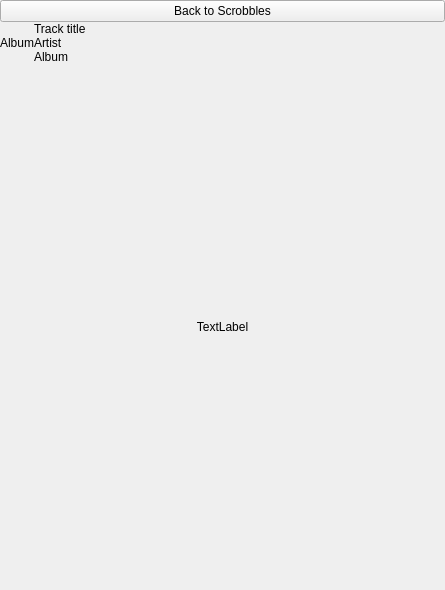
<?xml version="1.0" encoding="UTF-8"?>
<ui version="4.0">
 <class>MetadataWidget</class>
 <widget class="QWidget" name="MetadataWidget">
  <property name="geometry">
   <rect>
    <x>0</x>
    <y>0</y>
    <width>445</width>
    <height>590</height>
   </rect>
  </property>
  <property name="windowTitle">
   <string notr="true">Form</string>
  </property>
  <layout class="QVBoxLayout" name="verticalLayout">
   <property name="spacing">
    <number>0</number>
   </property>
   <property name="margin">
    <number>0</number>
   </property>
   <item>
    <widget class="QPushButton" name="back">
     <property name="text">
      <string>Back to Scrobbles</string>
     </property>
    </widget>
   </item>
   <item>
    <widget class="QScrollArea" name="scrollArea">
     <property name="enabled">
      <bool>true</bool>
     </property>
     <property name="frameShape">
      <enum>QFrame::NoFrame</enum>
     </property>
     <property name="horizontalScrollBarPolicy">
      <enum>Qt::ScrollBarAlwaysOff</enum>
     </property>
     <property name="widgetResizable">
      <bool>true</bool>
     </property>
     <widget class="QFrame" name="scrollAreaWidgetContents">
      <property name="geometry">
       <rect>
        <x>0</x>
        <y>0</y>
        <width>433</width>
        <height>566</height>
       </rect>
      </property>
      <property name="autoFillBackground">
       <bool>true</bool>
      </property>
      <layout class="QVBoxLayout" name="verticalLayout_3" stretch="0,1">
       <property name="spacing">
        <number>0</number>
       </property>
       <property name="margin">
        <number>0</number>
       </property>
       <item>
        <widget class="QFrame" name="trackDetails">
         <property name="frameShape">
          <enum>QFrame::NoFrame</enum>
         </property>
         <property name="frameShadow">
          <enum>QFrame::Raised</enum>
         </property>
         <layout class="QHBoxLayout" name="horizontalLayout" stretch="0,1">
          <property name="spacing">
           <number>0</number>
          </property>
          <property name="margin">
           <number>0</number>
          </property>
          <item>
           <widget class="HttpImageWidget" name="albumImage">
            <property name="text">
             <string notr="true">Album</string>
            </property>
           </widget>
          </item>
          <item>
           <layout class="QVBoxLayout" name="verticalLayout_2">
            <property name="spacing">
             <number>0</number>
            </property>
            <item>
             <widget class="unicorn::Label" name="trackTitle">
              <property name="text">
               <string notr="true">Track title</string>
              </property>
              <property name="textFormat">
               <enum>Qt::RichText</enum>
              </property>
              <property name="wordWrap">
               <bool>true</bool>
              </property>
              <property name="openExternalLinks">
               <bool>false</bool>
              </property>
             </widget>
            </item>
            <item>
             <widget class="unicorn::Label" name="trackArtist">
              <property name="text">
               <string notr="true">Artist</string>
              </property>
              <property name="textFormat">
               <enum>Qt::RichText</enum>
              </property>
              <property name="wordWrap">
               <bool>true</bool>
              </property>
              <property name="openExternalLinks">
               <bool>false</bool>
              </property>
             </widget>
            </item>
            <item>
             <widget class="ScrobbleControls" name="scrobbleControls">
              <property name="frameShape">
               <enum>QFrame::StyledPanel</enum>
              </property>
              <property name="frameShadow">
               <enum>QFrame::Raised</enum>
              </property>
             </widget>
            </item>
            <item>
             <widget class="unicorn::Label" name="trackAlbum">
              <property name="text">
               <string notr="true">Album</string>
              </property>
              <property name="textFormat">
               <enum>Qt::RichText</enum>
              </property>
              <property name="wordWrap">
               <bool>true</bool>
              </property>
              <property name="openExternalLinks">
               <bool>false</bool>
              </property>
             </widget>
            </item>
            <item>
             <spacer name="verticalSpacer">
              <property name="orientation">
               <enum>Qt::Vertical</enum>
              </property>
              <property name="sizeHint" stdset="0">
               <size>
                <width>20</width>
                <height>0</height>
               </size>
              </property>
             </spacer>
            </item>
           </layout>
          </item>
         </layout>
        </widget>
       </item>
       <item>
        <widget class="unicorn::StackedWidget" name="loadingStack">
         <property name="currentIndex">
          <number>1</number>
         </property>
         <widget class="QWidget" name="content">
          <layout class="QVBoxLayout" name="verticalLayout_8">
           <property name="spacing">
            <number>0</number>
           </property>
           <property name="margin">
            <number>0</number>
           </property>
           <item>
            <widget class="ContextLabel" name="context">
             <property name="text">
              <string notr="true">Context</string>
             </property>
             <property name="textFormat">
              <enum>Qt::RichText</enum>
             </property>
             <property name="wordWrap">
              <bool>true</bool>
             </property>
            </widget>
           </item>
           <item>
            <widget class="QFrame" name="trackTagsFrame">
             <property name="frameShape">
              <enum>QFrame::NoFrame</enum>
             </property>
             <property name="frameShadow">
              <enum>QFrame::Raised</enum>
             </property>
             <layout class="QVBoxLayout" name="verticalLayout_5">
              <property name="spacing">
               <number>0</number>
              </property>
              <property name="margin">
               <number>0</number>
              </property>
              <item>
               <widget class="unicorn::Label" name="trackPopTags">
                <property name="text">
                 <string>Popular tags:</string>
                </property>
                <property name="textFormat">
                 <enum>Qt::RichText</enum>
                </property>
                <property name="wordWrap">
                 <bool>true</bool>
                </property>
               </widget>
              </item>
              <item>
               <widget class="unicorn::Label" name="trackYourTags">
                <property name="text">
                 <string>Your tags:</string>
                </property>
                <property name="textFormat">
                 <enum>Qt::RichText</enum>
                </property>
                <property name="wordWrap">
                 <bool>true</bool>
                </property>
               </widget>
              </item>
             </layout>
            </widget>
           </item>
           <item>
            <widget class="QFrame" name="artistFrame">
             <property name="frameShape">
              <enum>QFrame::NoFrame</enum>
             </property>
             <property name="frameShadow">
              <enum>QFrame::Raised</enum>
             </property>
             <layout class="QVBoxLayout" name="verticalLayout_4" stretch="0,0,0,0,0,0,0,0,0,0">
              <property name="spacing">
               <number>0</number>
              </property>
              <property name="margin">
               <number>0</number>
              </property>
              <item>
               <widget class="unicorn::Label" name="artistArtist">
                <property name="text">
                 <string notr="true">Artist</string>
                </property>
                <property name="textFormat">
                 <enum>Qt::RichText</enum>
                </property>
                <property name="openExternalLinks">
                 <bool>false</bool>
                </property>
               </widget>
              </item>
              <item>
               <widget class="BioWidget" name="artistBio">
                <property name="frameShape">
                 <enum>QFrame::NoFrame</enum>
                </property>
                <property name="openExternalLinks">
                 <bool>false</bool>
                </property>
                <property name="openLinks">
                 <bool>false</bool>
                </property>
               </widget>
              </item>
              <item>
               <widget class="QLabel" name="artistBioEdit">
                <property name="text">
                 <string notr="true">Edited</string>
                </property>
               </widget>
              </item>
              <item>
               <widget class="QFrame" name="artistStats">
                <property name="frameShape">
                 <enum>QFrame::NoFrame</enum>
                </property>
                <property name="frameShadow">
                 <enum>QFrame::Raised</enum>
                </property>
                <layout class="QGridLayout" name="gridLayout_2">
                 <property name="margin">
                  <number>0</number>
                 </property>
                 <property name="spacing">
                  <number>0</number>
                 </property>
                 <item row="0" column="0">
                  <widget class="QLabel" name="artistListeners">
                   <property name="text">
                    <string notr="true">0</string>
                   </property>
                  </widget>
                 </item>
                 <item row="1" column="0">
                  <widget class="QLabel" name="artistListenersLabel">
                   <property name="text">
                    <string notr="true">Listeners</string>
                   </property>
                  </widget>
                 </item>
                 <item row="0" column="2">
                  <widget class="QLabel" name="artistPlays">
                   <property name="text">
                    <string notr="true">0</string>
                   </property>
                  </widget>
                 </item>
                 <item row="0" column="4">
                  <widget class="QLabel" name="artistUserPlays">
                   <property name="text">
                    <string notr="true">0</string>
                   </property>
                  </widget>
                 </item>
                 <item row="1" column="2">
                  <widget class="QLabel" name="artistPlaysLabel">
                   <property name="text">
                    <string notr="true">Plays</string>
                   </property>
                  </widget>
                 </item>
                 <item row="1" column="4">
                  <widget class="QLabel" name="artistUserPlaysLabel">
                   <property name="text">
                    <string notr="true">Plays in your library</string>
                   </property>
                  </widget>
                 </item>
                 <item row="0" column="1" rowspan="2">
                  <widget class="QFrame" name="splitter3">
                   <property name="frameShape">
                    <enum>QFrame::NoFrame</enum>
                   </property>
                   <property name="frameShadow">
                    <enum>QFrame::Raised</enum>
                   </property>
                  </widget>
                 </item>
                 <item row="0" column="3" rowspan="2">
                  <widget class="QFrame" name="splitter4">
                   <property name="frameShape">
                    <enum>QFrame::NoFrame</enum>
                   </property>
                   <property name="frameShadow">
                    <enum>QFrame::Raised</enum>
                   </property>
                  </widget>
                 </item>
                </layout>
               </widget>
              </item>
              <item>
               <widget class="QFrame" name="artistTagsFrame">
                <property name="frameShape">
                 <enum>QFrame::NoFrame</enum>
                </property>
                <property name="frameShadow">
                 <enum>QFrame::Raised</enum>
                </property>
                <layout class="QVBoxLayout" name="verticalLayout_6">
                 <property name="spacing">
                  <number>0</number>
                 </property>
                 <property name="margin">
                  <number>0</number>
                 </property>
                 <item>
                  <widget class="unicorn::Label" name="artistPopTags">
                   <property name="text">
                    <string>Popular tags:</string>
                   </property>
                   <property name="textFormat">
                    <enum>Qt::RichText</enum>
                   </property>
                   <property name="wordWrap">
                    <bool>true</bool>
                   </property>
                  </widget>
                 </item>
                 <item>
                  <widget class="unicorn::Label" name="artistYourTags">
                   <property name="text">
                    <string>Your tags:</string>
                   </property>
                   <property name="textFormat">
                    <enum>Qt::RichText</enum>
                   </property>
                   <property name="wordWrap">
                    <bool>true</bool>
                   </property>
                  </widget>
                 </item>
                </layout>
               </widget>
              </item>
              <item>
               <widget class="QFrame" name="splitter">
                <property name="frameShape">
                 <enum>QFrame::StyledPanel</enum>
                </property>
                <property name="frameShadow">
                 <enum>QFrame::Raised</enum>
                </property>
               </widget>
              </item>
              <item>
               <widget class="QLabel" name="similarArtists">
                <property name="text">
                 <string>Similar Artists</string>
                </property>
               </widget>
              </item>
              <item>
               <widget class="QFrame" name="similarArtistFrame">
                <property name="frameShape">
                 <enum>QFrame::NoFrame</enum>
                </property>
                <property name="frameShadow">
                 <enum>QFrame::Raised</enum>
                </property>
                <layout class="QHBoxLayout" name="horizontalLayout_2">
                 <property name="spacing">
                  <number>0</number>
                 </property>
                 <property name="margin">
                  <number>0</number>
                 </property>
                 <item>
                  <widget class="SimilarArtistWidget" name="artist1">
                   <property name="text">
                    <string notr="true">Artist</string>
                   </property>
                   <property name="scaledContents">
                    <bool>true</bool>
                   </property>
                  </widget>
                 </item>
                 <item>
                  <spacer name="horizontalSpacer_7">
                   <property name="orientation">
                    <enum>Qt::Horizontal</enum>
                   </property>
                   <property name="sizeHint" stdset="0">
                    <size>
                     <width>0</width>
                     <height>20</height>
                    </size>
                   </property>
                  </spacer>
                 </item>
                 <item>
                  <widget class="SimilarArtistWidget" name="artist2">
                   <property name="text">
                    <string notr="true">Artist</string>
                   </property>
                   <property name="scaledContents">
                    <bool>true</bool>
                   </property>
                  </widget>
                 </item>
                 <item>
                  <spacer name="horizontalSpacer_6">
                   <property name="orientation">
                    <enum>Qt::Horizontal</enum>
                   </property>
                   <property name="sizeHint" stdset="0">
                    <size>
                     <width>0</width>
                     <height>20</height>
                    </size>
                   </property>
                  </spacer>
                 </item>
                 <item>
                  <widget class="SimilarArtistWidget" name="artist3">
                   <property name="text">
                    <string notr="true">Artist</string>
                   </property>
                   <property name="scaledContents">
                    <bool>true</bool>
                   </property>
                  </widget>
                 </item>
                 <item>
                  <spacer name="horizontalSpacer_5">
                   <property name="orientation">
                    <enum>Qt::Horizontal</enum>
                   </property>
                   <property name="sizeHint" stdset="0">
                    <size>
                     <width>0</width>
                     <height>20</height>
                    </size>
                   </property>
                  </spacer>
                 </item>
                 <item>
                  <widget class="SimilarArtistWidget" name="artist4">
                   <property name="text">
                    <string notr="true">Artist</string>
                   </property>
                   <property name="scaledContents">
                    <bool>true</bool>
                   </property>
                  </widget>
                 </item>
                </layout>
               </widget>
              </item>
              <item>
               <widget class="PlayableItemWidget" name="radio">
                <property name="text">
                 <string notr="true">Play Artist Radio</string>
                </property>
               </widget>
              </item>
              <item>
               <spacer name="verticalSpacer_2">
                <property name="orientation">
                 <enum>Qt::Vertical</enum>
                </property>
                <property name="sizeHint" stdset="0">
                 <size>
                  <width>20</width>
                  <height>0</height>
                 </size>
                </property>
               </spacer>
              </item>
             </layout>
            </widget>
           </item>
          </layout>
         </widget>
         <widget class="QWidget" name="spinner">
          <layout class="QHBoxLayout" name="horizontalLayout_3">
           <property name="spacing">
            <number>0</number>
           </property>
           <property name="margin">
            <number>0</number>
           </property>
           <item>
            <widget class="QLabel" name="spinnerLabel">
             <property name="text">
              <string notr="true">TextLabel</string>
             </property>
             <property name="alignment">
              <set>Qt::AlignCenter</set>
             </property>
            </widget>
           </item>
          </layout>
         </widget>
        </widget>
       </item>
      </layout>
     </widget>
    </widget>
   </item>
  </layout>
 </widget>
 <customwidgets>
  <customwidget>
   <class>HttpImageWidget</class>
   <extends>QLabel</extends>
   <header>lib/unicorn/widgets/HttpImageWidget.h</header>
  </customwidget>
  <customwidget>
   <class>unicorn::Label</class>
   <extends>QLabel</extends>
   <header>lib/unicorn/widgets/Label.h</header>
  </customwidget>
  <customwidget>
   <class>ScrobbleControls</class>
   <extends>QFrame</extends>
   <header>../Widgets/ScrobbleControls.h</header>
   <container>1</container>
  </customwidget>
  <customwidget>
   <class>BioWidget</class>
   <extends>QTextBrowser</extends>
   <header>../Widgets/BioWidget.h</header>
  </customwidget>
  <customwidget>
   <class>PlayableItemWidget</class>
   <extends>QPushButton</extends>
   <header>../Widgets/PlayableItemWidget.h</header>
  </customwidget>
  <customwidget>
   <class>ContextLabel</class>
   <extends>QLabel</extends>
   <header>../Widgets/ContextLabel.h</header>
  </customwidget>
  <customwidget>
   <class>SimilarArtistWidget</class>
   <extends>QLabel</extends>
   <header>../Widgets/SimilarArtistWidget.h</header>
  </customwidget>
  <customwidget>
   <class>unicorn::StackedWidget</class>
   <extends>QStackedWidget</extends>
   <header>lib/unicorn/widgets/StackedWidget.h</header>
   <container>1</container>
  </customwidget>
 </customwidgets>
 <resources/>
 <connections/>
</ui>
